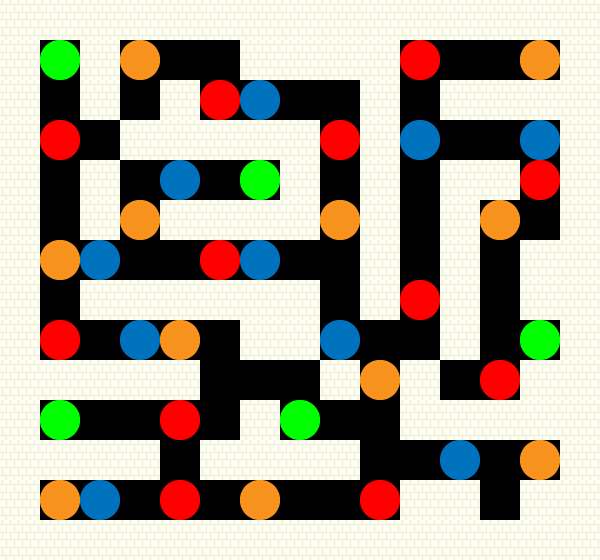

The image is a tile-based game level rendered from a .tmx file. Its description and complete source (layers, tilesets, objects, tile grids) follow:
An orthogonal 15x14 tile map with 40x40 px tiles, 1 tile layer (Tile Layer 1), 2 tilesets.

<map version="1.0" tiledversion="1.0.3" orientation="orthogonal" renderorder="right-down" width="15" height="14" tilewidth="40" tileheight="40" nextobjectid="1">
 <tileset firstgid="1" name="spawns" tilewidth="40" tileheight="40" spacing="40" margin="40" tilecount="4" columns="4">
  <image source="../../spawns.png" width="360" height="120" />
  <tile id="0">
   <properties>
    <property name="spawn" value="bonus" />
   </properties>
  </tile>
  <tile id="1">
   <properties>
    <property name="spawn" value="enemy" />
   </properties>
  </tile>
  <tile id="2">
   <properties>
    <property name="spawn" value="friendly" />
   </properties>
  </tile>
  <tile id="3">
   <properties>
    <property name="spawn" value="bulb" />
   </properties>
  </tile>
 </tileset>
 <tileset firstgid="5" name="tiles" tilewidth="40" tileheight="40" tilecount="1" columns="1">
  <image source="tiles.png" width="40" height="41" />
 </tileset>
 <layer name="Tile Layer 1" width="15" height="14">
  <data encoding="csv">
5,5,5,5,5,5,5,5,5,5,5,5,5,5,5,
5,3,5,1,0,0,5,5,5,5,2,0,0,1,5,
5,0,5,0,5,2,4,0,0,5,0,5,5,5,5,
5,2,0,5,5,5,5,5,2,5,4,0,0,4,5,
5,0,5,0,4,0,3,5,0,5,0,5,5,2,5,
5,0,5,1,5,5,5,5,1,5,0,5,1,0,5,
5,1,4,0,0,2,4,0,0,5,0,5,0,5,5,
5,0,5,5,5,5,5,5,0,5,2,5,0,5,5,
5,2,0,4,1,0,5,5,4,0,0,5,0,3,5,
5,5,5,5,5,0,0,0,5,1,5,0,2,5,5,
5,3,0,0,2,0,5,3,0,0,5,5,5,5,5,
5,5,5,5,0,5,5,5,5,0,0,4,0,1,5,
5,1,4,0,2,0,1,0,0,2,5,5,0,5,5,
5,5,5,5,5,5,5,5,5,5,5,5,5,5,5
</data>
 </layer>
</map>
